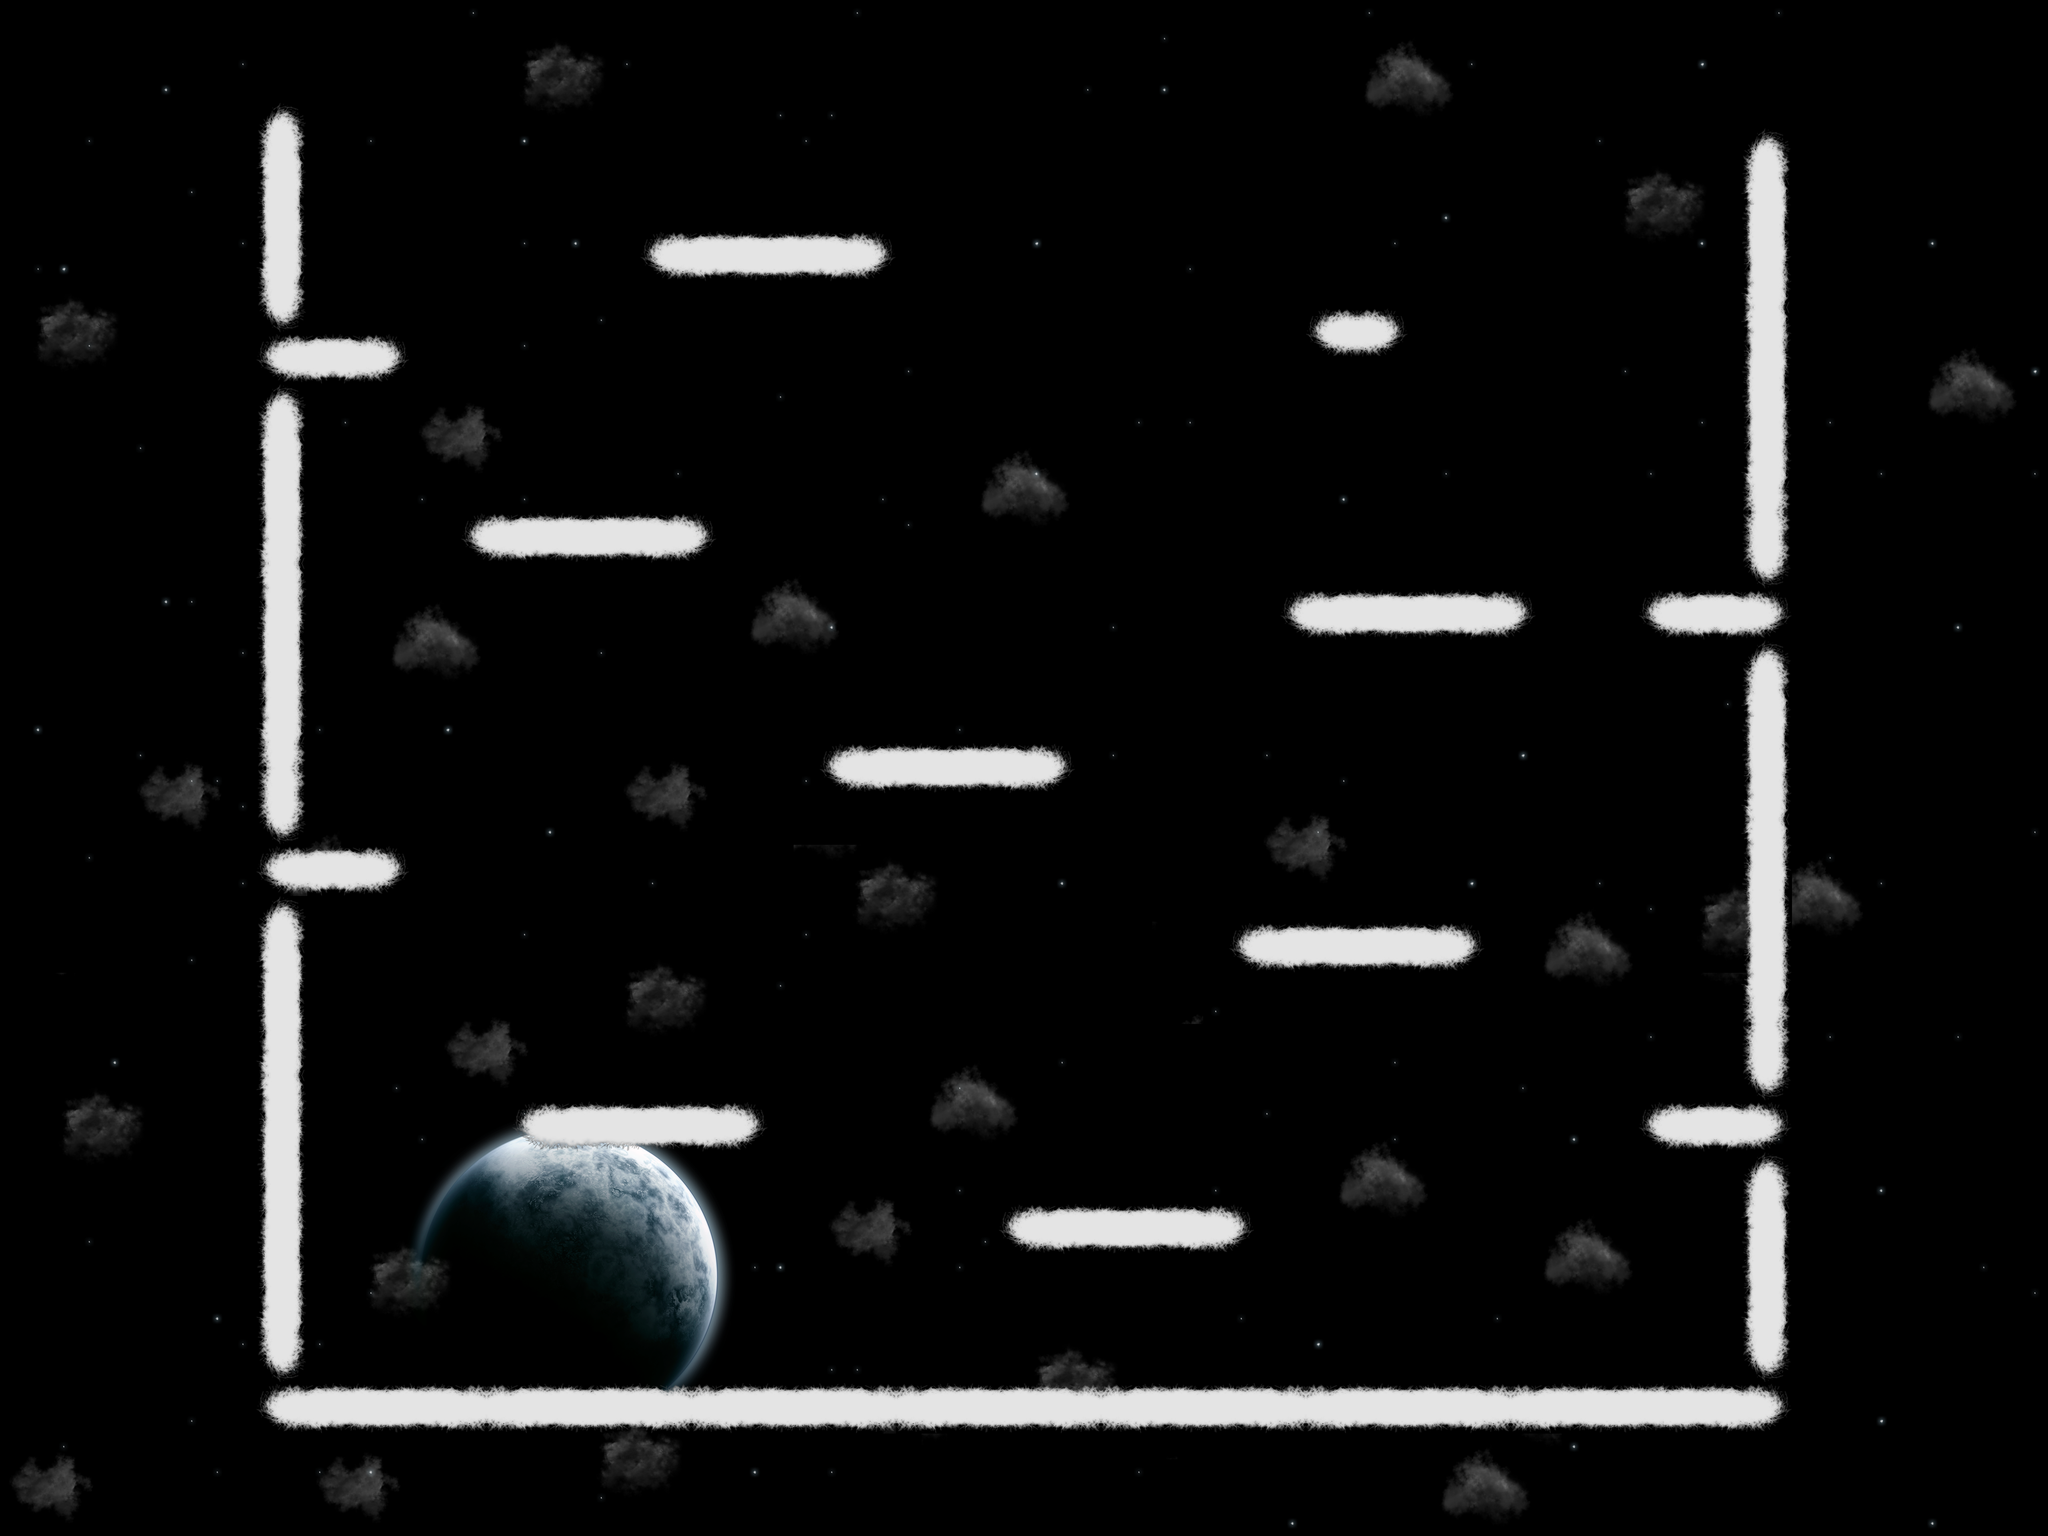

Tiled map render using the project's own tile images. Description and the map definition, with tile-layer contents summarised, below:
An orthogonal 80x60 tile map with 64x64 px tiles, 4 tile layers (Stars, Planets, Clouds, Platforms), 9 tilesets and 16 objects.

<map version="1.0" orientation="orthogonal" renderorder="right-down" width="80" height="60" tilewidth="64" tileheight="64" backgroundcolor="#000000" nextobjectid="23">
 <tileset firstgid="1" name="horiz_wall" tilewidth="64" tileheight="64" tilecount="20">
  <image source="map1_textures/horiz_wall.png" width="640" height="128" />
 </tileset>
 <tileset firstgid="21" name="star1" tilewidth="64" tileheight="64" tilecount="1">
  <image source="map1_textures/star1.png" width="64" height="64" />
 </tileset>
 <tileset firstgid="22" name="star2" tilewidth="64" tileheight="64" tilecount="1">
  <image source="map1_textures/star2.png" width="64" height="64" />
 </tileset>
 <tileset firstgid="23" name="star3" tilewidth="64" tileheight="64" tilecount="1">
  <image source="map1_textures/star3.png" width="64" height="64" />
 </tileset>
 <tileset firstgid="24" name="cloud1" tilewidth="64" tileheight="64" tilecount="16">
  <image source="map1_textures/cloud1.png" width="256" height="256" />
 </tileset>
 <tileset firstgid="40" name="cloud2" tilewidth="64" tileheight="64" tilecount="16">
  <image source="map1_textures/cloud2.png" width="256" height="256" />
 </tileset>
 <tileset firstgid="56" name="cloud3" tilewidth="64" tileheight="64" tilecount="16">
  <image source="map1_textures/cloud3.png" width="256" height="256" />
 </tileset>
 <tileset firstgid="72" name="vert_wall" tilewidth="64" tileheight="64" tilecount="20">
  <image source="map1_textures/vert_wall.png" width="128" height="640" />
 </tileset>
 <tileset firstgid="92" name="planet" tilewidth="64" tileheight="64" tilecount="196">
  <image source="map1_textures/planet.png" width="896" height="896" />
 </tileset>
 <layer name="Stars" width="80" height="60">
  <data>[4800 cells, 168 non-empty, 3 distinct tile ids]</data>
 </layer>
 <layer name="Planets" width="80" height="60">
  <data>[4800 cells, 196 non-empty, 196 distinct tile ids]</data>
 </layer>
 <layer name="Clouds" width="80" height="60">
  <data>[4800 cells, 484 non-empty, 48 distinct tile ids]</data>
 </layer>
 <layer name="Platforms" width="80" height="60">
  <data>[4800 cells, 498 non-empty, 40 distinct tile ids]</data>
 </layer>
 <objectgroup name="Objects">
  <object id="3" x="668" y="20" width="68" height="3454" />
  <object id="4" x="664" y="3484" width="3778" height="72" />
  <object id="6" x="4378" y="8" width="78" height="3464" />
  <object id="8" x="676" y="2142" width="298" height="66" />
  <object id="9" x="1192" y="1310" width="556" height="64" />
  <object id="10" x="3312" y="798" width="164" height="62" />
  <object id="12" x="4139" y="1501" width="298" height="66" />
  <object id="13" x="4141" y="2781" width="298" height="66" />
  <object id="14" x="675" y="863" width="298" height="66" />
  <object id="15" x="760" y="16" width="3568" height="32" />
  <object id="17" x="1640" y="608" width="556" height="64" />
  <object id="18" x="2092" y="1886" width="556" height="64" />
  <object id="19" x="1320" y="2784" width="556" height="64" />
  <object id="20" x="2534" y="3038" width="556" height="64" />
  <object id="21" x="3116" y="2334" width="556" height="64" />
  <object id="22" x="3240" y="1502" width="556" height="64" />
 </objectgroup>
</map>